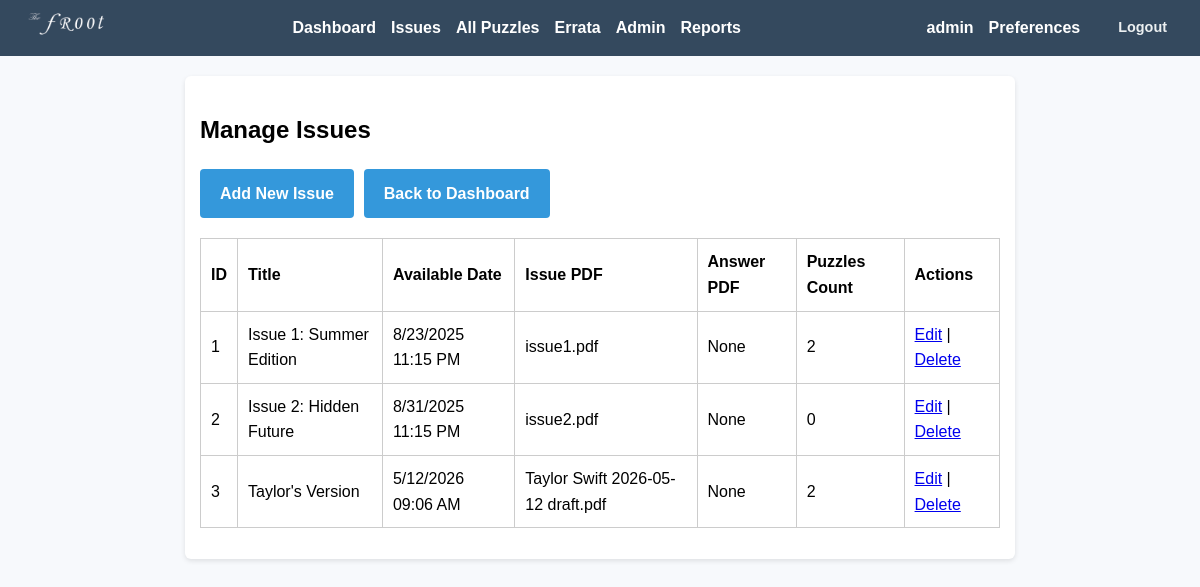
The page /admin/issues (signed in) on the database its author committed.
### app/models.py (models this page shows, shortened)
class User(UserMixin, db.Model):
    id = db.Column(db.Integer, primary_key=True)
    username = db.Column(db.String(150), unique=True, nullable=False)
    email = db.Column(db.String(150), unique=True, nullable=False)
    display_name = db.Column(db.String(150), nullable=True)
    password_hash = db.Column(db.String(200), nullable=False)
    is_admin = db.Column(db.Boolean, default=False)
    email_notifications = db.Column(db.Boolean, default=True)
    notify_new_issues = db.Column(db.Boolean, default=True)
    notify_new_hints = db.Column(db.Boolean, default=True)
    submissions = db.relationship('Submission', backref='user', lazy=True)

class Issue(db.Model):
    id = db.Column(db.Integer, primary_key=True)
    title = db.Column(db.String(200), nullable=False)
    description = db.Column(db.Text, nullable=True)
    pdf_filename = db.Column(db.String(200), nullable=True)
    answer_pdf_filename = db.Column(db.String(200), nullable=True)
    available_date = db.Column(db.DateTime(timezone=True), nullable=False, default=lambda: datetime.now(timezone.utc))
    puzzles = db.relationship('Puzzle', backref='issue', lazy=True)

### app/routes.py (the view)
@admin_bp.route('/issues')
@login_required
@admin_required
def issue_list():
    issues = Issue.query.all()
    return render_template('admin_issue_list.html', issues=issues)

### app/admin_utils.py (called while the page is built)
def admin_required(f):
    @wraps(f)
    def decorated_function(*args, **kwargs):
        if not current_user.is_authenticated or not current_user.is_admin:
            abort(403)
        return f(*args, **kwargs)
    return decorated_function

### app/templates/admin_issue_list.html (shortened to what this page needs)
{% extends "base.html" %}
{% block content %}
<h2>Manage Issues</h2>
<div class="admin-header">
    <a href="{{ url_for('admin.add_issue') }}" class="action-btn">Add New Issue</a>
    <a href="{{ url_for('admin.dashboard') }}" class="action-btn">Back to Dashboard</a>
</div>
<table>
    <tr>
        <th>ID</th>
        <th>Title</th>
        <th>Available Date</th>
        <th>Issue PDF</th>
        <th>Answer PDF</th>
        <th>Puzzles Count</th>
        <th>Actions</th>
    </tr>
    {% for issue in issues %}
    <tr>
        <td>{{ issue.id }}</td>
        <td>{{ issue.title }}</td>
        <td><span data-utc-datetime="{{ issue.available_date.strftime('%Y-%m-%d %H:%M:%S') }}" data-format="short">{{ issue.available_date.strftime('%Y-%m-%d %H:%M') }}</span></td>
        <td>{{ issue.pdf_filename if issue.pdf_filename else 'None' }}</td>
        <td>{{ issue.answer_pdf_filename if issue.answer_pdf_filename else 'None' }}</td>
        <td>{{ issue.puzzles|length }}</td>
        <td>
            <a href="{{ url_for('admin.edit_issue', issue_id=issue.id) }}">Edit</a> |
            <a href="{{ url_for('admin.delete_issue', issue_id=issue.id) }}"
               onclick="return confirm('Are you sure you want to delete this issue?')">Delete</a>
        </td>
    </tr>
    {% endfor %}
</table>
{% endblock %}

### app/templates/base.html (shortened to what this page needs)
<!DOCTYPE html>
<html>
<head>
    <link rel="stylesheet" href="{{ url_for('static', filename='style.css') }}">
</head>
<body>
  <nav>
    <div class="nav-content">
      <div class="nav-logo">
        <img src="{{ url_for('static', filename='img/logo.png') }}" alt="Logo">
      </div>
      <div class="nav-links">
        {% if current_user.is_authenticated %}
            <a href="{{ url_for('puzzle.user_dashboard') }}">Dashboard</a>
            <a href="{{ url_for('puzzle.list_issues') }}">Issues</a>
            <a href="{{ url_for('puzzle.list_puzzles') }}">All Puzzles</a>
            <a href="{{ url_for('puzzle.errata_list') }}">Errata</a>
            {% if current_user.is_admin %}
                <a href="{{ url_for('admin.dashboard') }}">Admin</a>
                <a href="{{ url_for('admin.reports_index') }}">Reports</a>
            {% endif %}
        {% else %}
            <a href="{{ url_for('main.index') }}">Home</a>
            <a href="{{ url_for('puzzle.errata_list') }}">Errata</a>
            <a href="{{ url_for('auth.login') }}">Login</a>
            <a href="{{ url_for('auth.register') }}">Register</a>
        {% endif %}
      </div>
      {% if current_user.is_authenticated %}
        <div class="user-profile">
          <div class="user-info">
            <span class="user-name">{{ current_user.username }}</span>
            <a href="{{ url_for('auth.preferences') }}" class="preferences-link">Preferences</a>
            <a href="{{ url_for('auth.logout') }}" class="logout-link">Logout</a>
          </div>
        </div>
      {% endif %}
    </div>
</nav>
  <div class="container">
        {% block content %}{% endblock %}
    </div>
</body>
</html>

### app/static/style.css (style rules this page uses)
body { font-family: Arial, sans-serif; background-color: #f7f9fc; margin: 0; padding: 0; line-height: 1.6; }
nav { background-color: #34495e; padding: 10px; color: white; }
.nav-content { display: flex; justify-content: space-between; align-items: center; gap: 20px; }
.nav-links { display: flex; align-items: center; }
nav a { color: white; margin-right: 15px; text-decoration: none; font-weight: bold; }
.nav-logo img { height: 28px; width: auto; }
.user-profile { display: flex; align-items: center; }
.user-info { display: flex; align-items: center; gap: 15px; }
.user-name { color: white; font-weight: bold; }
.logout-link { color: #ecf0f1; text-decoration: none; font-size: 0.9em; padding: 4px 8px; border-radius: 4px; transition: background-color 0.3s ease; }
.container { max-width: 800px; margin: 20px auto; padding: 15px; background-color: white; border-radius: 6px; box-shadow: 0 2px 5px rgba(0, 0, 0, 0.1); }
table { width: 100%; border-collapse: collapse; margin: 1em 0; }
table, th, td { border: 1px solid #ccc; }
th, td { padding: 10px; text-align: left; }
.action-btn { display: inline-block; padding: 12px 20px; background-color: #3498db; color: white; text-decoration: none; border-radius: 4px; text-align: center; font-weight: bold; transition: background-color 0.3s; }
.admin-header { margin-bottom: 20px; display: flex; gap: 10px; align-items: center; }

### rows shown on the page
User: username "admin"
Issue: id "1", title "Issue 1: Summer Edition", pdf_filename "issue1.pdf", answer_pdf_filename "None", puzzles|length "2"
Issue: id "2", title "Issue 2: Hidden Future", pdf_filename "issue2.pdf", answer_pdf_filename "None", puzzles|length "0"
Issue: id "3", title "Taylor's Version", pdf_filename "Taylor Swift 2026-05-12 draft.pdf", answer_pdf_filename "None", puzzles|length "2"
